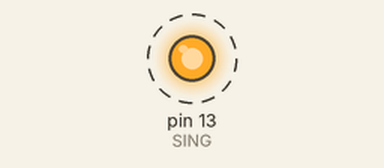
Recording of a sketch running on a simulated Arduino Uno, built with avr-gcc and run on an emulated ATmega328P. On the bench: output pins drawn as LEDs (lit = HIGH). Dashed ring = blinking.

Above: at 0.5 s.
Timing chart, 0 to 4.6 s (numbered marks = the images above):
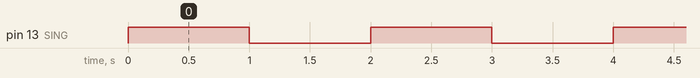

Measured:
- by itself, pin 13 (SING): alternates HIGH for 1.0 s and LOW for 1.0 s

The sketch:

Task1.ino
```cpp
int const SING = 13;

void setup() {
  // put your setup code here, to run once:
  pinMode(SING, OUTPUT);
}

void loop() {
  // put your main code here, to run repeatedly:
  digitalWrite(SING, HIGH);
  delay(1000);
  digitalWrite(SING, LOW);
  delay(1000);
}
```
